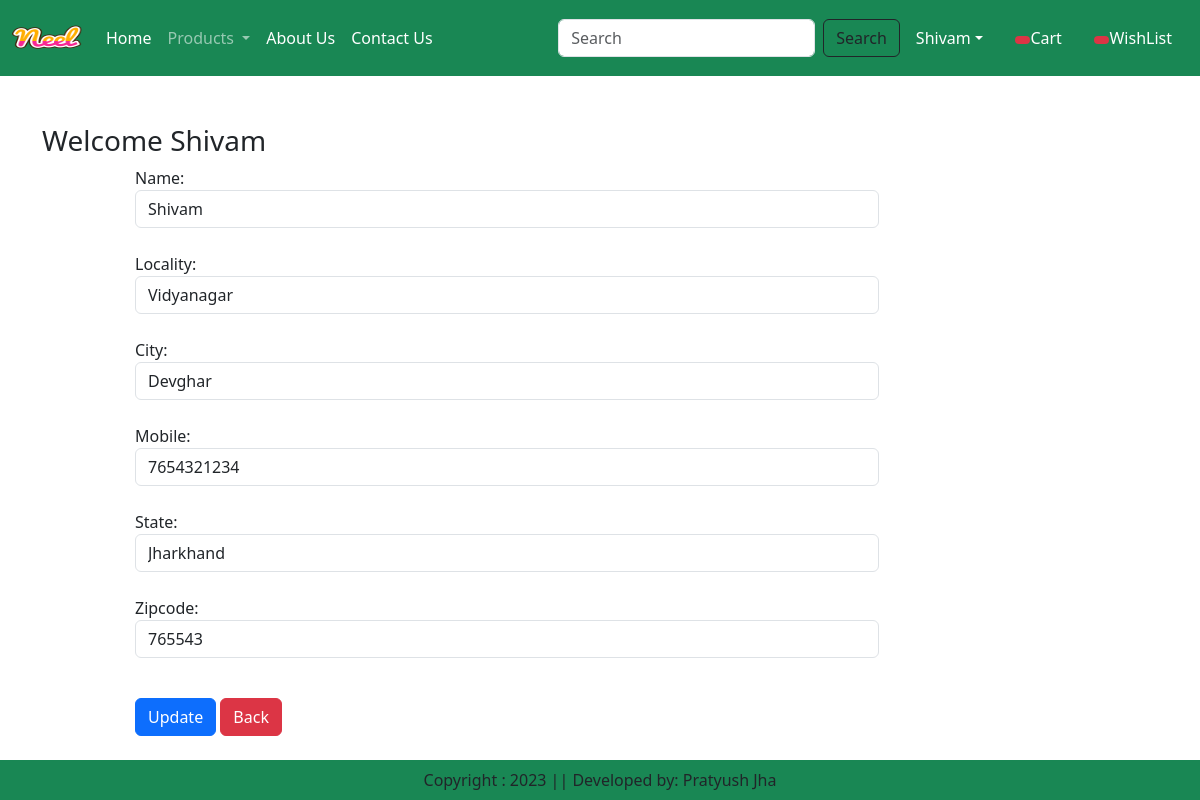
/updateAddress/10 (signed in), run on the app's committed database.
### app/models.py (models this page shows, shortened)
class Customer(models.Model):
    user=models.ForeignKey(User,on_delete=models.CASCADE)
    name=models.CharField(max_length=200)
    locality=models.CharField(max_length=200)
    city=models.CharField(max_length=50)
    mobile=models.IntegerField(default=0)
    zipcode=models.IntegerField()
    state=models.CharField(choices=STATE_CHOICES,max_length=100)

### app/views.py (the view, shortened to what this page needs)
# urls.py: path("updateAddress/<int:pk>",views.updateAddress.as_view(),name="updateAddress"),
@method_decorator(login_required,name='dispatch')
class updateAddress(View):
    def get(self,request,pk):
        add=Customer.objects.get(pk=pk)
        form=CustomerProfileForm(instance=add)
        return render(request,"app/updateAddress.html",locals())

### app/forms.py
class CustomerProfileForm(forms.ModelForm):
    class Meta:
        model=Customer
        fields=['name', 'locality','city','mobile','state','zipcode']
        widgets={
            'name':forms.TextInput(attrs={'class':'form-control'}),
            'locality':forms.TextInput(attrs={'class':'form-control'}),
            'city':forms.TextInput(attrs={'class':'form-control'}),
            'mobile':forms.NumberInput(attrs={'class':'form-control'}),
            'state':forms.Select(attrs={'class':'form-control'}),
            'zipcode':forms.NumberInput(attrs={'class':'form-control'}),
        }

### app/templates/app/updateAddress.html (shortened to what this page needs)
{% extends 'app/base.html' %}
{% load static %}
{% block update-content %}
 <div class="container my-5">
    <div class="row">
        <h3>Welcome <span class="text-capitalize">{{request.user}}</span></h3>
    </div>
    <div class="col-sm-8 offset-sm-1">
        <form action="" method="post">
           {% for fm in form %}
               {{fm.label_tag}} {{fm}} <small class="text-danger">{{fm.errors|striptags}}</small><br>
           {% endfor %}
           <div class="col-12 mt-3">
             <button type="submit" class="btn btn-primary">Update</button>
             <a href="{% url 'address' %}" type="button" class="btn btn-danger">Back</a>
           </div>
        </form>
    </div>
</div>
{% endblock update-content %}

### app/templates/app/base.html (shortened to what this page needs)
<!DOCTYPE html>
<html lang="en">
{% load static %}
<head>
    <link href="https://cdn.jsdelivr.net/npm/bootstrap@5.3.0-alpha2/dist/css/bootstrap.min.css" rel="stylesheet">
    <link rel="stylesheet" href="{% static 'app/css/owl.carousel.min.css' %}"/>
    <link rel="stylesheet" href="{% static 'app/css/all.min.css' %}"/>
    <link rel="stylesheet" href="{% static 'app/css/style.css' %}"/>
</head>
<body>
    <nav class="navbar navbar-expand-lg navbar-dark bg-success">
        <div class="container-fluid">
          <a class="navbar-brand" href="#">
            <img src="{% static "app/images/Neel.png" %}" width="70" height="50"/>
          </a>
          <div class="collapse navbar-collapse" id="navbarSupportedContent">
            <ul class="navbar-nav me-auto mb-2 mb-lg-0">
              {% if request.user.is_authenticated %}
              <li class="nav-item">
                <a class="nav-link active" aria-current="page" href="/">Home</a>
              </li>
              <li class="nav-item dropdown">
                <a class="nav-link dropdown-toggle" href="#" role="button" data-bs-toggle="dropdown" aria-expanded="false">
                  Products
                </a>
              </li>
              <li class="nav-item">
                <a class="nav-link text-white" href="{% url 'about' %}">About Us</a>
              </li>
              <li class="nav-item">
                <a class="nav-link text-white" href="{% url 'contact' %}">Contact Us</a>
              </li>
            </ul>
            <form class="d-flex" role="search" action="/search">
              <input class="form-control me-2" type="search" name="search" placeholder="Search" aria-label="Search">
              <button class="btn btn-outline-dark" type="submit">Search</button>
            </form>
          </div>
          <ul class="navbar-nav me-auto mb-2 mb-lg-0">
            <li class="nav-item dropdown mx-2">
              <a class="nav-link dropdown-toggle text-white" href="#"
              id="profileDropdown" role="button" data-bs-toggle="dropdown" aria-expanded="false">{{request.user}}</a>
            </li>
            <li class="nav-item mx-2">
              <a href="{% url 'show-cart' %}" class="nav-link text-white"><span class="badge bg-danger">
              </span>Cart</a>
            </li>
            <li class="nav-item mx-2">
              <a href="{% url 'wishlist' %}" class="nav-link text-white"><span class="badge bg-danger">
              </span>WishList</a>
            </li>
            {% endif %}
          </ul>
        </div>
      </nav>
      <footer class="container-fluid fixed-bottom bg-success text-center p-2 mt-5">
        Copyright : 2023 || Developed by: Pratyush Jha
      </footer>
      {% block update-content %}{% endblock update-content %}
</body>
</html>

### data on the page
Customer: form "Shivam" "Vidyanagar" "Devghar" "7654321234" "Jharkhand" "765543"

### other printed values
{{ request.user }} "Shivam"
{{ fm.label_tag }} "Name:" "Locality:" "City:" "Mobile:" "State:" "Zipcode:"
